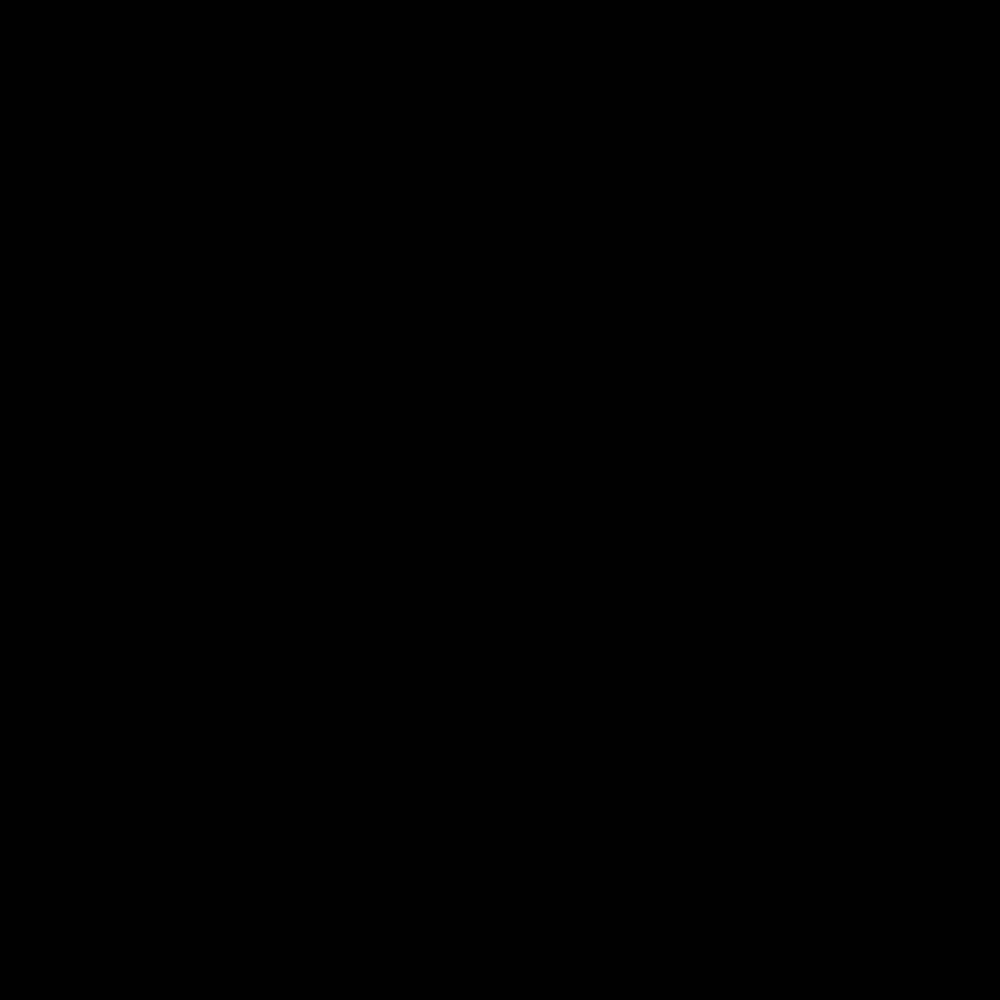
Frame 1 (no input)
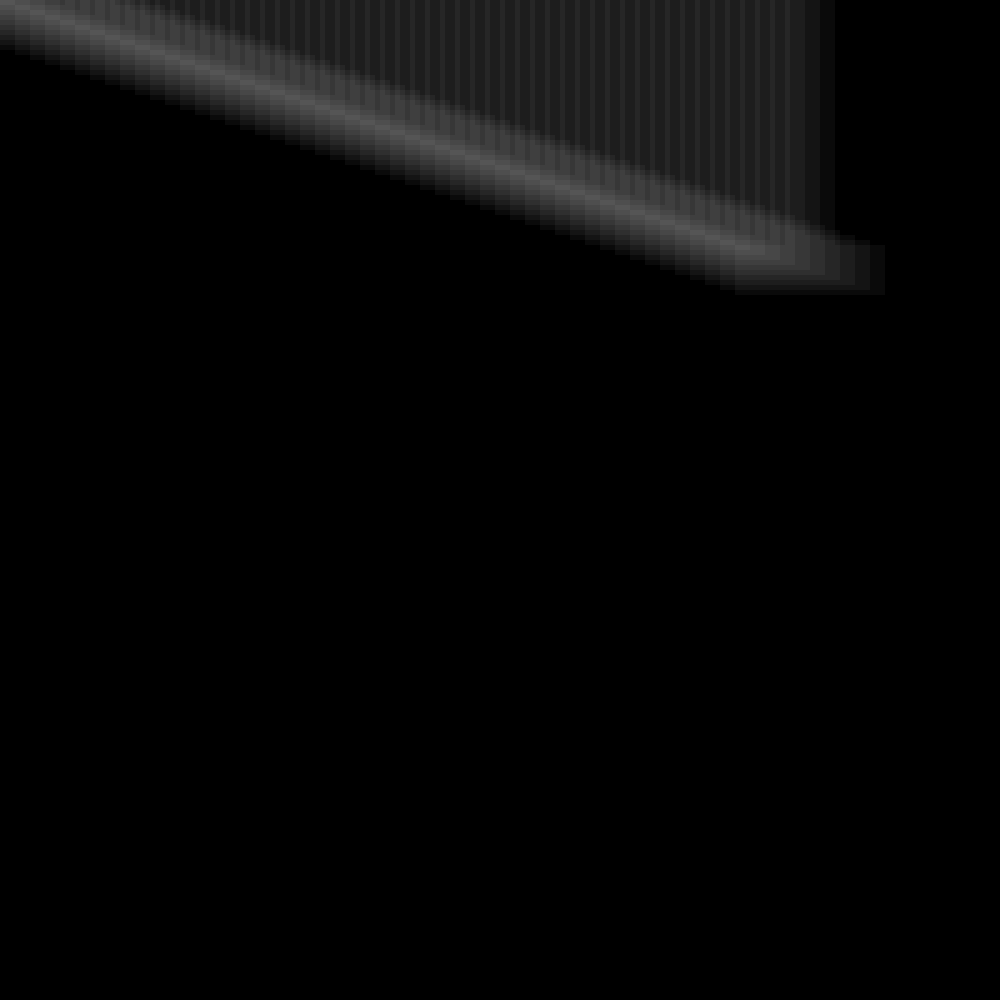
Frame 60 (no input)
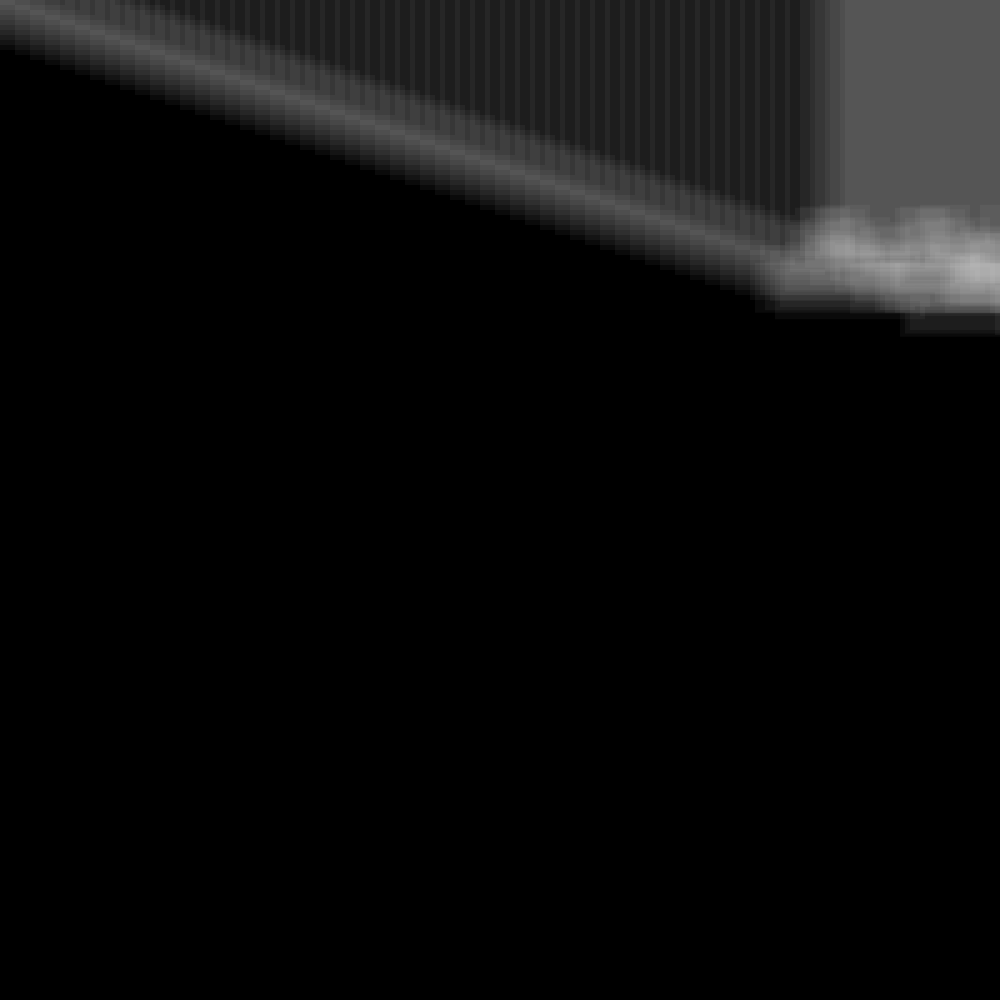
Frame 120 (the mouse pressed at the canvas centre since frame 60)

The p5.js sketch that drew these frames (run headless with seeded random() and noise() and a simulated clock; from frame 60 on, the mouse is pressed at the canvas centre):

// p5.js sketch
// ── sketch.js
let x = 0;
let y = 0;

let click = 0;

function setup(){
    createCanvas(1000, 1000);
    background(0);
    rectMode(CENTER);
}

function draw(){
    //background(0, 1);
    fill(255, 10);
    noStroke();
    translate(x, y);
    beginShape();
    vertex(-150, -400);
    vertex(-150, -350);
    vertex(-100, -350);
    vertex(-100, -50);
    vertex(-150, -50);
    vertex(-150, 0);
    vertex(0, 0);
    vertex(0, -50);
    vertex(-50, -50);
    vertex(-50, -350);
    vertex(0, -350);
    vertex(0, -400);
    endShape(CLOSE);

    if (click === 0){
        x = x+15;
        if (x > 1200){
            x = -20
        }
        y = y+5;
        if (y > 1200){
            y = -20;
        }
    }

    if (click === 1){
        x = x + 5;
        if (x > 1200){
            x = -20;
        }
        y = y+(random(-30, 30));
        if (y < -400){
            y = 1500;
        }
        if (y > 1600){
            y = -300;
        }
    }

    if (click === 2){
        y = y + 25;
        if (y > 1500){
            y = -300;
            x = x - 75;
        }
        if (x < -200){
            x = 1200;
        }
    }

    if (click === 4){
        click = 0;
    }
}

function mousePressed(){
    if (mousePressed){
        click = click + 1;
    }
}
